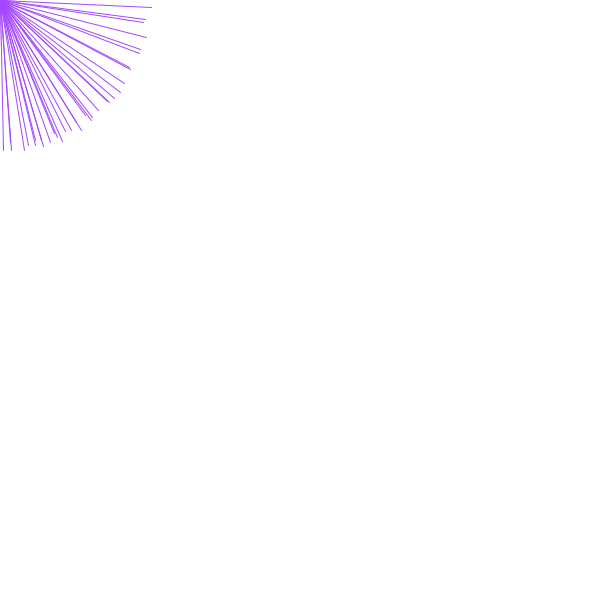
Frame 1 (no input)
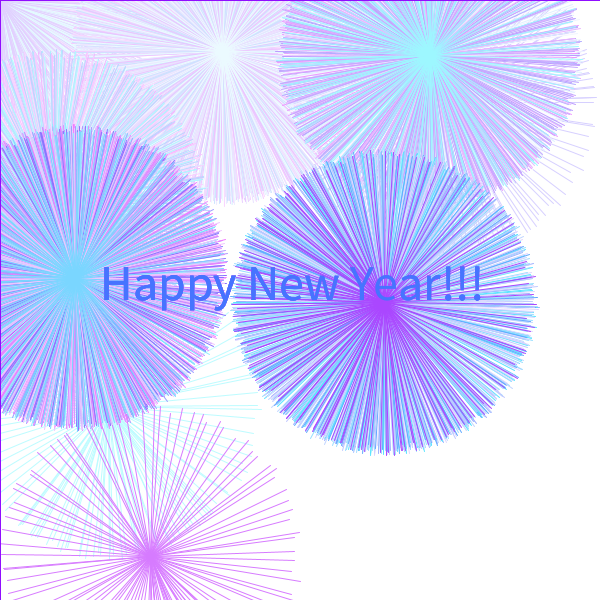
Frame 60 (the mouse pressed at the canvas centre just before this capture)
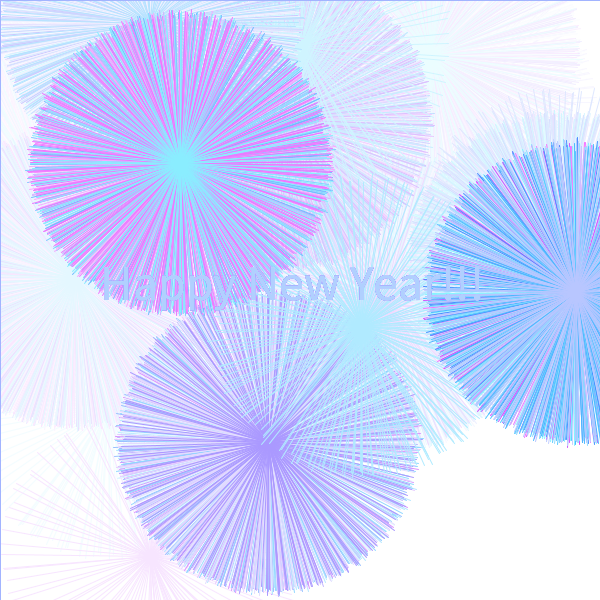
Frame 120 (the mouse held since frame 60 and released just before this capture)

The Processing sketch that drew these frames (run headless with seeded random() and noise(); from frame 60 on, the mouse is pressed at the canvas centre):

// Processing sketch: newYear
// ── newYear.pde
float x_mid = 0;
float y_mid = 0;


void setup(){
	size(600,600);
	background(255);

	frameRate(10);
}

// kind of dropplets, kind of wheels...
// The background wipes every 100 frames
void draw(){

	textSize(50);
	text("Happy New Year!!!", 100, 300);



	println("frameCount: "+frameCount);
	if(frameCount%10==0){
		fill(255,60);
		rect(0, 0, width, height);

		// Pick a center:
		x_mid = random(600);
		y_mid = random(600);
		translate(x_mid, y_mid);
	}

	

	// fill(73,78,157, 50);		
	// stroke(0,50);
	stroke(random(7,250),random(7,250),255);
	translate(x_mid, y_mid);
	// translate(width/2,height/2);
	line(0, 0, random(100,110), random(100,110));
	// ellipse(0, 0, 15, 15);

	fill(random(7,250),random(7,250),255);	
	// int i = 0;
	// // while(i<10){
	// 	float x = random(100);
	// 	float y = random(100);
		float n = 0;
		float nMax = random(100,200);
		while(n<nMax){

			rotate(0.07);
			// ellipse(x, y, 10, 10);
			line(0, 0, random(100,110), random(100,110));
			// stroke(random(7,250),random(7,250),255);	
			// line(x, y, random(100), random(100));

			n = n + 1;
		}
		// i = i + 1;
	// }
}
